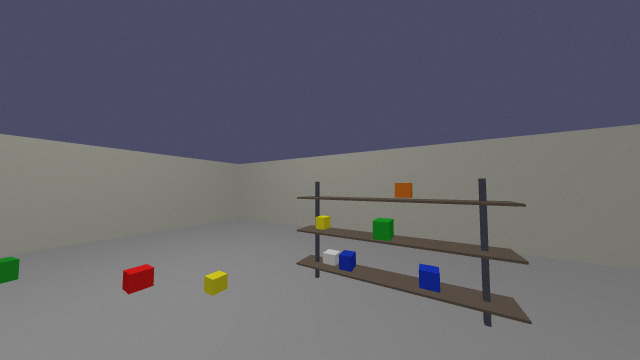
#> input picture src/PDDL/vlm_training_data/images/drone_img_015_high_forward_20260203_102952.png, 640 x 360 px, found by its file name
$ python test_color.py
#> lines starting #> are read from the running program, lines starting #| are printed output that depends on the picture; after the words box and inside, x2 and y2 are one past the last pixel; in counts of white or black regions, pixels touching at a corner belong together
import cv2
import numpy as np

def get_color_mask(hsv, color_name):
    masks = []
    if color_name == "red":
        lower1 = np.array([0, 100, 100])
        upper1 = np.array([10, 255, 255])
        lower2 = np.array([160, 100, 100])
        upper2 = np.array([180, 255, 255])
        masks.append(cv2.inRange(hsv, lower1, upper1))
        masks.append(cv2.inRange(hsv, lower2, upper2))
    elif color_name == "blue":
        lower = np.array([100, 100, 50])
        upper = np.array([130, 255, 255])
        masks.append(cv2.inRange(hsv, lower, upper))
    elif color_name == "green":
        lower = np.array([40, 50, 50])
        upper = np.array([90, 255, 255])
        masks.append(cv2.inRange(hsv, lower, upper))
    elif color_name == "yellow":
        lower = np.array([20, 100, 100])
        upper = np.array([40, 255, 255])
        masks.append(cv2.inRange(hsv, lower, upper))
    elif color_name == "orange":
        lower = np.array([10, 100, 100])
        upper = np.array([25, 255, 255])
        masks.append(cv2.inRange(hsv, lower, upper))
    elif color_name == "brown":
        lower = np.array([10, 50, 20])
        upper = np.array([20, 255, 200])
        masks.append(cv2.inRange(hsv, lower, upper))
    elif color_name == "purple":
        lower = np.array([125, 50, 50])
        upper = np.array([150, 255, 255])
        masks.append(cv2.inRange(hsv, lower, upper))
    elif color_name == "white":
        lower = np.array([0, 0, 200])
        upper = np.array([180, 50, 255]) # low saturation, high value
        masks.append(cv2.inRange(hsv, lower, upper))
    elif color_name == "black":
        lower = np.array([0, 0, 0])
        upper = np.array([180, 255, 40])
        masks.append(cv2.inRange(hsv, lower, upper))
    elif color_name == "gray":
        lower = np.array([0, 0, 40])
        upper = np.array([180, 50, 200])
        masks.append(cv2.inRange(hsv, lower, upper))
    else:
        # fallback empty mask
        return np.zeros(hsv.shape[:2], dtype=np.uint8)

    mask = masks[0]
    for m in masks[1:]:
        mask = cv2.bitwise_or(mask, m)
    return mask

def detect_object_bbox(image_path, color_name):
#> called with color_name = 'green'
    img = cv2.imread(image_path)
#> img is the input picture: shape (360, 640, 3); mean B, G, R 111.7, 103.7, 104.1
    if img is None:
        return None
    hsv = cv2.cvtColor(img, cv2.COLOR_BGR2HSV)
#> hsv: shape (360, 640, 3); mean H, S, V 58.2, 35.3, 115.4
    mask = get_color_mask(hsv, color_name)
#> in get_color_mask, `mask = masks[0]`:
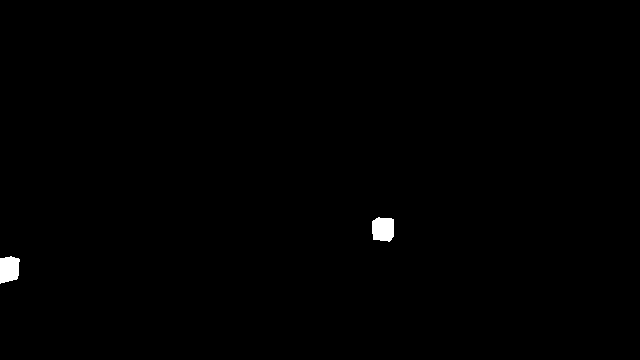
#> mask: shape (360, 640); 0.41% white; 2 white regions, box (x1, y1, x2, y2) and area: (372, 217, 394, 242) 478, (0, 256, 20, 284) 456

    # morphological ops to clean up
    kernel = np.ones((5,5),np.uint8)
    mask = cv2.morphologyEx(mask, cv2.MORPH_OPEN, kernel)
#> mask: shape (360, 640); 0.4% white; 2 white regions
    mask = cv2.morphologyEx(mask, cv2.MORPH_CLOSE, kernel)

    contours, _ = cv2.findContours(mask, cv2.RETR_EXTERNAL, cv2.CHAIN_APPROX_SIMPLE)
#> contours = 2 contours; box (x1, y1, x2, y2) and area: (372, 218, 394, 241) 434, (0, 257, 19, 283) 410
    if not contours:
        return None

    # Find largest contour
    largest_contour = max(contours, key=cv2.contourArea)
#> largest_contour = contour of 16 points, box (x1, y1, x2, y2) (372, 218, 394, 241), area 434
    if cv2.contourArea(largest_contour) < 50: # min area
        return None

    x, y, w, h = cv2.boundingRect(largest_contour)
#> x = 372; y = 218; w = 22; h = 23
    return [x, y, x + w, y + h]

if __name__ == "__main__":
    img_path = "/home/psp/ros_ws/src/PDDL/vlm_training_data/images/drone_img_015_high_forward_20260203_102952.png"
    # dataset says this image contains "green_crate_0016"
    print("Testing green object detection:", detect_object_bbox(img_path, "green"))
